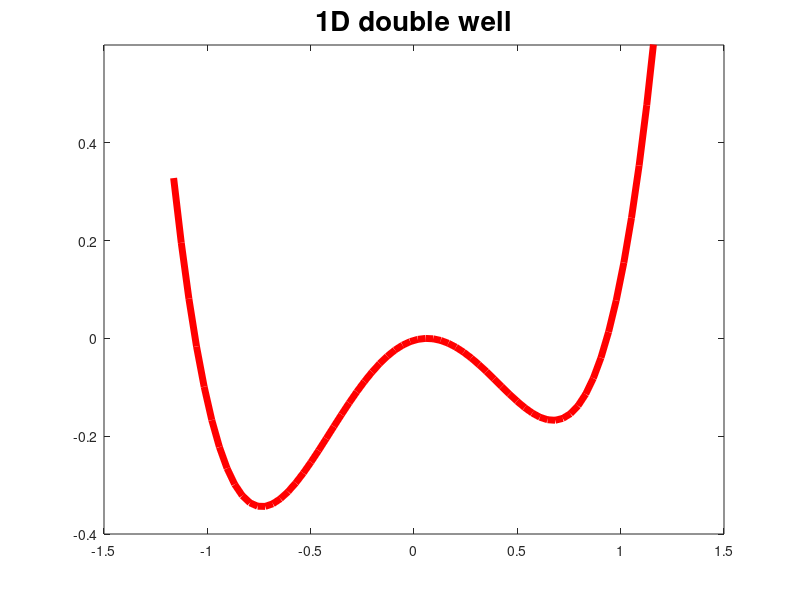
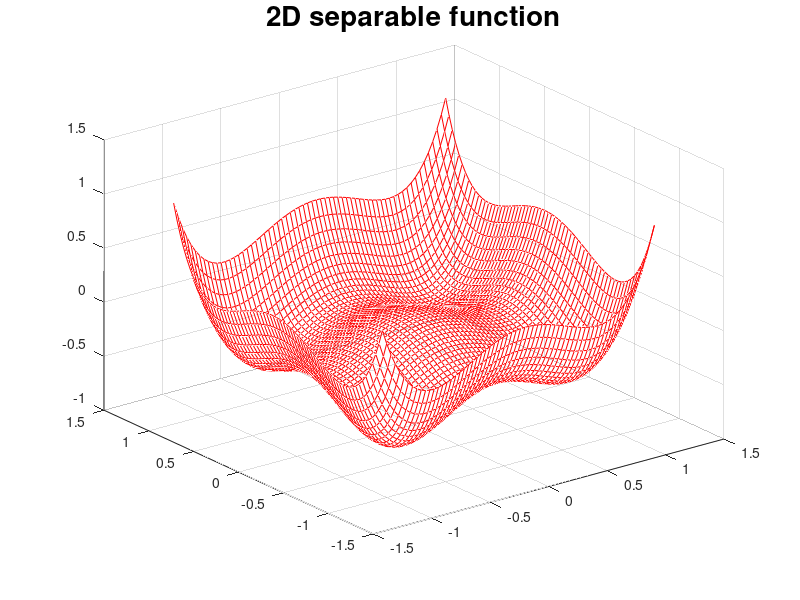
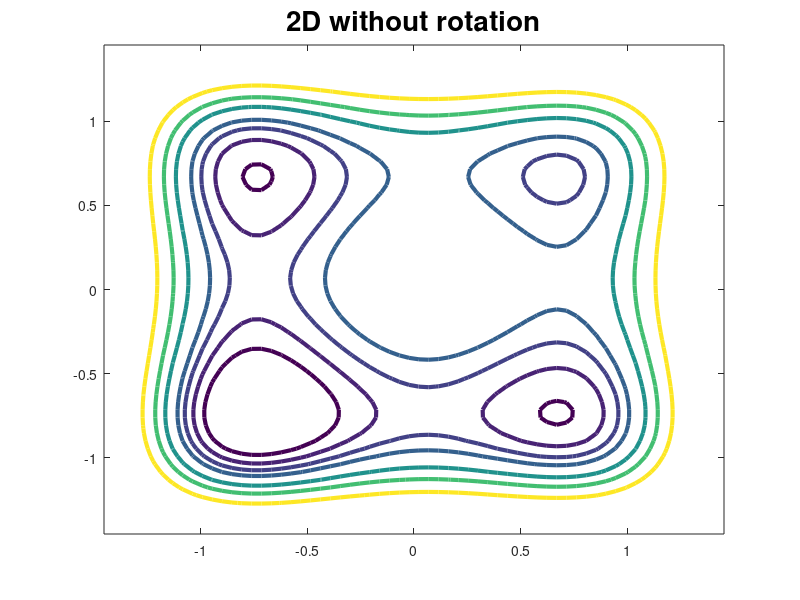
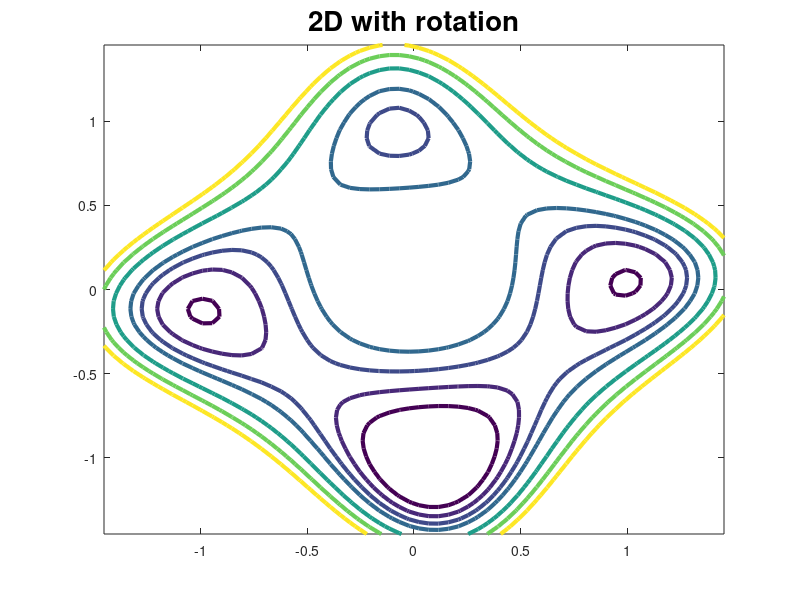

The MATLAB source for these figures, in order:
%% QHD-Followup Figure 1: construction of instances

total_num_cells = 64;
L = 1.2;
dx = 2 * L / (total_num_cells + 1);
X = linspace(-L + dx, L-dx, total_num_cells);
Y = linspace(-L + dx, L-dx, total_num_cells);

% 1D potential
f = @(x) x.^4 - (x - 1/16).^2;
f2 = @(x1, x2) f(x1) + f(x2);
V = f(X);

figure;
plot(X, V, 'r-', 'LineWidth', 5)
ylim([-0.4, 0.6])
title('1D double well', 'Fontsize', 20)

%%
[XX, YY] = meshgrid(X, Y);
ZZ = f2(XX, YY);

figure;
surf(XX, YY, ZZ, 'FaceAlpha', 0, 'EdgeColor', 'red');
title('2D separable function', 'Fontsize', 20)

%%

L = 1.5;
dx = 2 * L / (total_num_cells + 1);
X = linspace(-L + dx, L-dx, total_num_cells);
Y = linspace(-L + dx, L-dx, total_num_cells);

[XX, YY] = meshgrid(X, Y);
ZZ = f2(XX, YY);

figure;
contour(XX, YY, ZZ, [-0.5, -0.4, -0.3, -0.2, 0, 0.2, 0.5], 'LineWidth', 3);
title('2D without rotation', 'Fontsize', 20)

%%
theta = 0.87;
c1 = cos(theta);
c2 = sin(theta);
f2_rotate = @(x1, x2) f2(c1 * x1 + c2 * x2, -c2 * x1 + c1 * x2);

ZZ_rotate = f2_rotate(XX, YY);

figure;
contour(XX, YY, ZZ_rotate, [-0.5, -0.4, -0.3, -0.2, 0, 0.2, 0.4], 'LineWidth', 3);
title('2D with rotation', 'Fontsize', 20)
